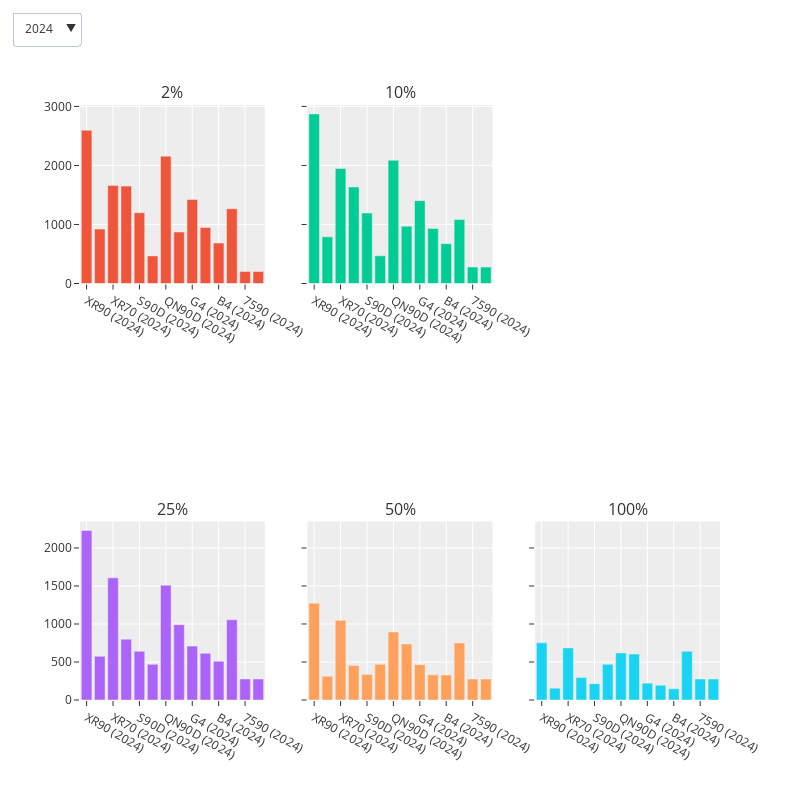
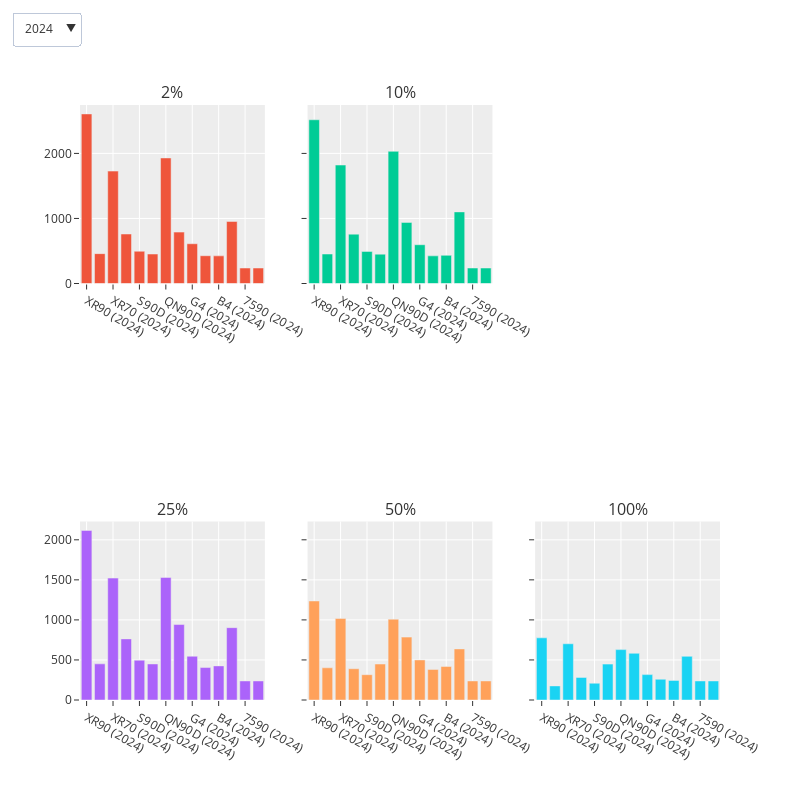
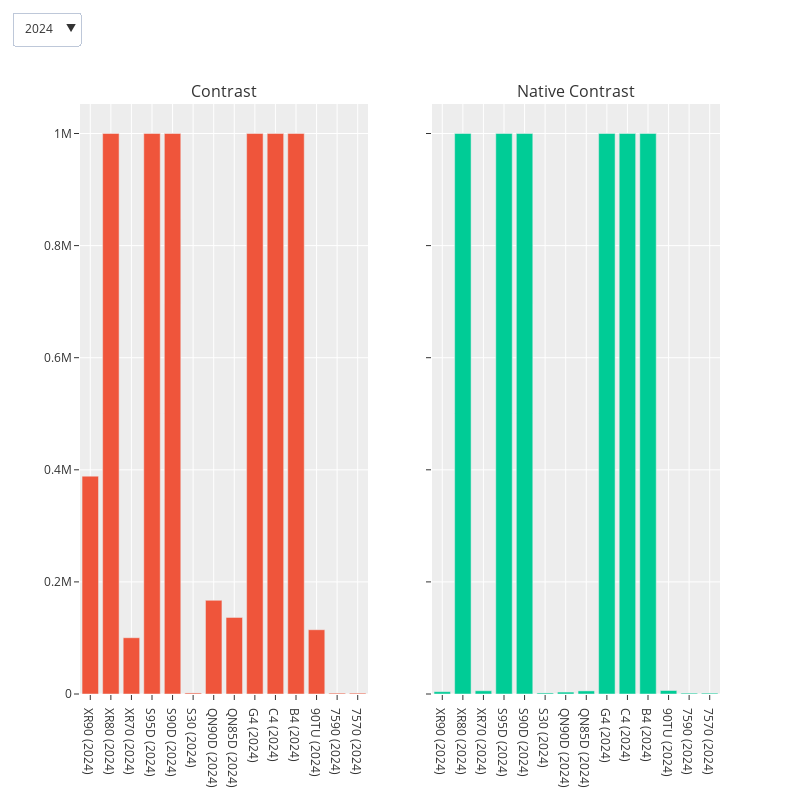
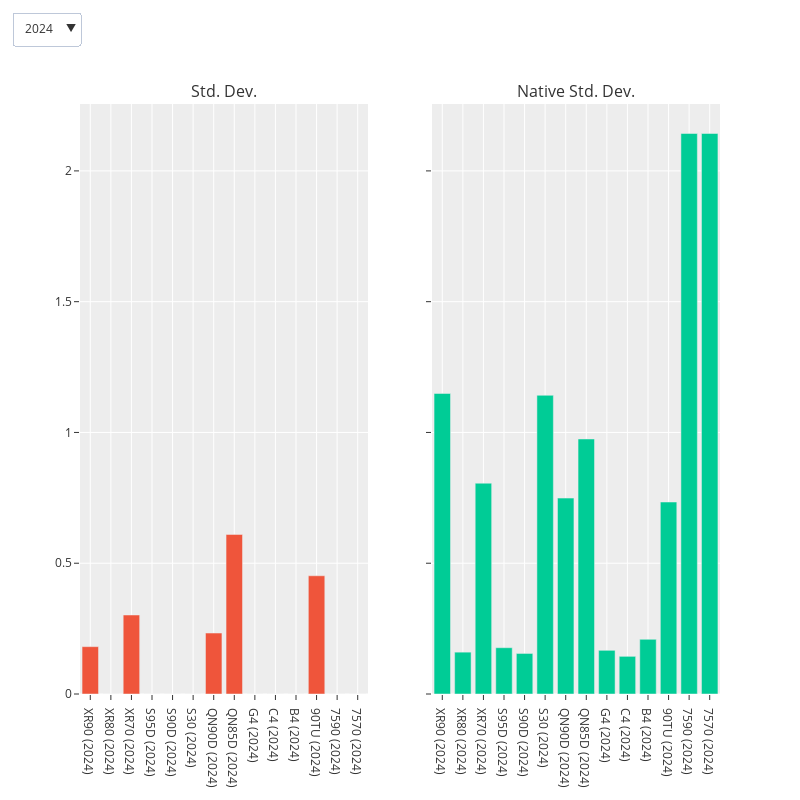

Notebook code cell kept with these figures, in order:
### Code cell
for subcategory in subcategories:
    print(subcategory)
    print("-"*100)
    rvisualizer.plot_facet_bar(subcategory)

### Figure 1 — Plotly figure (JSON) as saved in the notebook; plotly's stock layout.template omitted (floating-point values rounded to 4 significant figures)
{"data": [{"hovertemplate": "%{y}, %{x}<extra></extra>", "marker": {"color": "#EF553B"}, "name": "2% (2024)", "type": "bar", "visible": true, "x": ["XR90 (2024)", "XR80 (2024)", "XR70 (2024)", "S95D (2024)", "S90D (2024)", "S30 (2024)", "QN90D (2024)", "QN85D (2024)", "G4 (2024)", "C4 (2024)", "B4 (2024)", "90TU (2024)", "7590 (2024)", "7570 (2024)"], "xaxis": "x", "y": [2597, 923, 1662, 1650, 1199, 468, 2158, 872, 1423, 950, 685, 1267, 203, 203], "yaxis": "y"}, {"hovertemplate": "%{y}, %{x}<extra></extra>", "marker": {"color": "#EF553B"}, "name": "2% (2023)", "type": "bar", "visible": false, "x": ["X95L (2023)", "X93L (2023)", "X90L (2023)", "X77L (2023)", "S95C (2023)", "S90C (2023)", "QN95C (2023)", "QN90C (2023)", "G3 (2023)", "C3 (2023)", "B3 (2023)", "A95L (2023)", "A80L (2023)", "A75L (2023)"], "xaxis": "x", "y": [1478, 1077, 1141, 344, 1229, 1034, 1667, 1920, 1442, 801, 596, 1440, 686, 685], "yaxis": "y"}, {"hovertemplate": "%{y}, %{x}<extra></extra>", "marker": {"color": "#EF553B"}, "name": "2% (2022)", "type": "bar", "visible": false, "x": ["X95K (2022)", "X90K (2022)", "X85K (2022)", "X80K (2022)", "A90K (2022)", "85UQ (2022)"], "xaxis": "x", "y": [1232, 784, 539, 353, 618, 501], "yaxis": "y"}, {"hovertemplate": "%{y}, %{x}<extra></extra>", "marker": {"color": "#00CC96"}, "name": "10% (2024)", "type": "bar", "visible": true, "x": ["XR90 (2024)", "XR80 (2024)", "XR70 (2024)", "S95D (2024)", "S90D (2024)", "S30 (2024)", "QN90D (2024)", "QN85D (2024)", "G4 (2024)", "C4 (2024)", "B4 (2024)", "90TU (2024)", "7590 (2024)", "7570 (2024)"], "xaxis": "x2", "y": [2873, 790, 1949, 1635, 1193, 469, 2087, 970, 1404, 932, 675, 1084, 278, 278], "yaxis": "y2"}, {"hovertemplate": "%{y}, %{x}<extra></extra>", "marker": {"color": "#00CC96"}, "name": "10% (2023)", "type": "bar", "visible": false, "x": ["X95L (2023)", "X93L (2023)", "X90L (2023)", "X77L (2023)", "S95C (2023)", "S90C (2023)", "QN95C (2023)", "QN90C (2023)", "G3 (2023)", "C3 (2023)", "B3 (2023)", "A95L (2023)", "A80L (2023)", "A75L (2023)"], "xaxis": "x2", "y": [1717, 1371, 1254, 345, 1213, 1027, 1764, 1994, 1410, 815, 585, 1146, 654, 638], "yaxis": "y2"}, {"hovertemplate": "%{y}, %{x}<extra></extra>", "marker": {"color": "#00CC96"}, "name": "10% (2022)", "type": "bar", "visible": false, "x": ["X95K (2022)", "X90K (2022)", "X85K (2022)", "X80K (2022)", "A90K (2022)", "85UQ (2022)"], "xaxis": "x2", "y": [1423, 754, 538, 353, 539, 935], "yaxis": "y2"}, {"hovertemplate": "%{y}, %{x}<extra></extra>", "marker": {"color": "#AB63FA"}, "name": "25% (2024)", "type": "bar", "visible": true, "x": ["XR90 (2024)", "XR80 (2024)", "XR70 (2024)", "S95D (2024)", "S90D (2024)", "S30 (2024)", "QN90D (2024)", "QN85D (2024)", "G4 (2024)", "C4 (2024)", "B4 (2024)", "90TU (2024)", "7590 (2024)", "7570 (2024)"], "xaxis": "x4", "y": [2231, 574, 1607, 800, 640, 469, 1510, 991, 709, 614, 509, 1055, 277, 277], "yaxis": "y4"}, {"hovertemplate": "%{y}, %{x}<extra></extra>", "marker": {"color": "#AB63FA"}, "name": "25% (2023)", "type": "bar", "visible": false, "x": ["X95L (2023)", "X93L (2023)", "X90L (2023)", "X77L (2023)", "S95C (2023)", "S90C (2023)", "QN95C (2023)", "QN90C (2023)", "G3 (2023)", "C3 (2023)", "B3 (2023)", "A95L (2023)", "A80L (2023)", "A75L (2023)"], "xaxis": "x4", "y": [1784, 1426, 952, 345, 536, 586, 1664, 1530, 687, 522, 385, 562, 519, 503], "yaxis": "y4"}, {"hovertemplate": "%{y}, %{x}<extra></extra>", "marker": {"color": "#AB63FA"}, "name": "25% (2022)", "type": "bar", "visible": false, "x": ["X95K (2022)", "X90K (2022)", "X85K (2022)", "X80K (2022)", "A90K (2022)", "85UQ (2022)"], "xaxis": "x4", "y": [1455, 673, 538, 353, 429, 828], "yaxis": "y4"}, {"hovertemplate": "%{y}, %{x}<extra></extra>", "marker": {"color": "#FFA15A"}, "name": "50% (2024)", "type": "bar", "visible": true, "x": ["XR90 (2024)", "XR80 (2024)", "XR70 (2024)", "S95D (2024)", "S90D (2024)", "S30 (2024)", "QN90D (2024)", "QN85D (2024)", "G4 (2024)", "C4 (2024)", "B4 (2024)", "90TU (2024)", "7590 (2024)", "7570 (2024)"], "xaxis": "x5", "y": [1274, 312, 1048, 453, 334, 469, 894, 737, 464, 331, 328, 750, 276, 276], "yaxis": "y5"}, {"hovertemplate": "%{y}, %{x}<extra></extra>", "marker": {"color": "#FFA15A"}, "name": "50% (2023)", "type": "bar", "visible": false, "x": ["X95L (2023)", "X93L (2023)", "X90L (2023)", "X77L (2023)", "S95C (2023)", "S90C (2023)", "QN95C (2023)", "QN90C (2023)", "G3 (2023)", "C3 (2023)", "B3 (2023)", "A95L (2023)", "A80L (2023)", "A75L (2023)"], "xaxis": "x5", "y": [1090, 933, 765, 346, 280, 330, 972, 927, 448, 311, 252, 324, 310, 300], "yaxis": "y5"}, {"hovertemplate": "%{y}, %{x}<extra></extra>", "marker": {"color": "#FFA15A"}, "name": "50% (2022)", "type": "bar", "visible": false, "x": ["X95K (2022)", "X90K (2022)", "X85K (2022)", "X80K (2022)", "A90K (2022)", "85UQ (2022)"], "xaxis": "x5", "y": [940, 510, 537, 354, 236, 564], "yaxis": "y5"}, {"hovertemplate": "%{y}, %{x}<extra></extra>", "marker": {"color": "#19D3F3"}, "name": "100% (2024)", "type": "bar", "visible": true, "x": ["XR90 (2024)", "XR80 (2024)", "XR70 (2024)", "S95D (2024)", "S90D (2024)", "S30 (2024)", "QN90D (2024)", "QN85D (2024)", "G4 (2024)", "C4 (2024)", "B4 (2024)", "90TU (2024)", "7590 (2024)", "7570 (2024)"], "xaxis": "x6", "y": [752, 156, 685, 295, 214, 469, 619, 604, 222, 194, 147, 640, 276, 276], "yaxis": "y6"}, {"hovertemplate": "%{y}, %{x}<extra></extra>", "marker": {"color": "#19D3F3"}, "name": "100% (2023)", "type": "bar", "visible": false, "x": ["X95L (2023)", "X93L (2023)", "X90L (2023)", "X77L (2023)", "S95C (2023)", "S90C (2023)", "QN95C (2023)", "QN90C (2023)", "G3 (2023)", "C3 (2023)", "B3 (2023)", "A95L (2023)", "A80L (2023)", "A75L (2023)"], "xaxis": "x6", "y": [735, 667, 715, 346, 234, 209, 590, 687, 227, 153, 138, 221, 169, 149], "yaxis": "y6"}, {"hovertemplate": "%{y}, %{x}<extra></extra>", "marker": {"color": "#19D3F3"}, "name": "100% (2022)", "type": "bar", "visible": false, "x": ["X95K (2022)", "X90K (2022)", "X85K (2022)", "X80K (2022)", "A90K (2022)", "85UQ (2022)"], "xaxis": "x6", "y": [707, 511, 536, 354, 117, 462], "yaxis": "y6"}], "layout": {"annotations": [{"font": {"size": 16}, "showarrow": false, "text": "2%", "x": 0.1444, "xanchor": "center", "xref": "paper", "y": 1, "yanchor": "bottom", "yref": "paper"}, {"font": {"size": 16}, "showarrow": false, "text": "10%", "x": 0.5, "xanchor": "center", "xref": "paper", "y": 1, "yanchor": "bottom", "yref": "paper"}, {"font": {"size": 16}, "showarrow": false, "text": "25%", "x": 0.1444, "xanchor": "center", "xref": "paper", "y": 0.3, "yanchor": "bottom", "yref": "paper"}, {"font": {"size": 16}, "showarrow": false, "text": "50%", "x": 0.5, "xanchor": "center", "xref": "paper", "y": 0.3, "yanchor": "bottom", "yref": "paper"}, {"font": {"size": 16}, "showarrow": false, "text": "100%", "x": 0.8556, "xanchor": "center", "xref": "paper", "y": 0.3, "yanchor": "bottom", "yref": "paper"}], "height": 800, "margin": {"b": 100}, "showlegend": false, "updatemenus": [{"buttons": [{"args": [{"visible": [true, false, false, true, false, false, true, false, false, true, false, false, true, false, false]}], "label": "2024", "method": "update"}, {"args": [{"visible": [false, true, false, false, true, false, false, true, false, false, true, false, false, true, false]}], "label": "2023", "method": "update"}, {"args": [{"visible": [false, false, true, false, false, true, false, false, true, false, false, true, false, false, true]}], "label": "2022", "method": "update"}, {"args": [{"visible": [true, true, true, true, true, true, true, true, true, true, true, true, true, true, true]}], "label": "All", "method": "update"}], "direction": "down", "showactive": true, "x": 0, "y": 1.1, "yanchor": "bottom"}], "width": 800, "xaxis": {"anchor": "y", "autorange": true, "domain": [0, 0.2889], "range": [-0.5, 13.5], "type": "category"}, "xaxis2": {"anchor": "y2", "autorange": true, "domain": [0.3556, 0.6444], "range": [-0.5, 13.5], "type": "category"}, "xaxis3": {"anchor": "y3", "domain": [0.7111, 1]}, "xaxis4": {"anchor": "y4", "autorange": true, "domain": [0, 0.2889], "range": [-0.5, 13.5], "type": "category"}, "xaxis5": {"anchor": "y5", "autorange": true, "domain": [0.3556, 0.6444], "range": [-0.5, 13.5], "type": "category"}, "xaxis6": {"anchor": "y6", "autorange": true, "domain": [0.7111, 1], "range": [-0.5, 13.5], "type": "category"}, "yaxis": {"anchor": "x", "autorange": true, "domain": [0.7, 1], "range": [0, 3024.0], "type": "linear"}, "yaxis2": {"anchor": "x2", "autorange": true, "domain": [0.7, 1], "matches": "y", "range": [0, 3024.0], "showticklabels": false, "type": "linear"}, "yaxis3": {"anchor": "x3", "domain": [0.7, 1], "matches": "y", "showticklabels": false}, "yaxis4": {"anchor": "x4", "autorange": true, "domain": [0, 0.3], "range": [0, 2348.0], "type": "linear"}, "yaxis5": {"anchor": "x5", "autorange": true, "domain": [0, 0.3], "matches": "y4", "range": [0, 2348.0], "showticklabels": false, "type": "linear"}, "yaxis6": {"anchor": "x6", "autorange": true, "domain": [0, 0.3], "matches": "y4", "range": [0, 2348.0], "showticklabels": false, "type": "linear"}}}

### Figure 2 — Plotly figure (JSON) as saved in the notebook; plotly's stock layout.template omitted (floating-point values rounded to 4 significant figures)
{"data": [{"hovertemplate": "%{y}, %{x}<extra></extra>", "marker": {"color": "#EF553B"}, "name": "2% (2024)", "type": "bar", "visible": true, "x": ["XR90 (2024)", "XR80 (2024)", "XR70 (2024)", "S95D (2024)", "S90D (2024)", "S30 (2024)", "QN90D (2024)", "QN85D (2024)", "G4 (2024)", "C4 (2024)", "B4 (2024)", "90TU (2024)", "7590 (2024)", "7570 (2024)"], "xaxis": "x", "y": [2607, 459, 1728, 761, 496, 453, 1930, 790, 611, 427, 425, 954, 238, 238], "yaxis": "y"}, {"hovertemplate": "%{y}, %{x}<extra></extra>", "marker": {"color": "#EF553B"}, "name": "2% (2023)", "type": "bar", "visible": false, "x": ["X95L (2023)", "X93L (2023)", "X90L (2023)", "X77L (2023)", "S95C (2023)", "S90C (2023)", "QN95C (2023)", "QN90C (2023)", "G3 (2023)", "C3 (2023)", "B3 (2023)", "A95L (2023)", "A80L (2023)", "A75L (2023)"], "xaxis": "x", "y": [1510, 1235, 1129, 339, 632, 497, 1643, 1744, 607, 409, 396, 510, 384, 390], "yaxis": "y"}, {"hovertemplate": "%{y}, %{x}<extra></extra>", "marker": {"color": "#EF553B"}, "name": "2% (2022)", "type": "bar", "visible": false, "x": ["X95K (2022)", "X90K (2022)", "X85K (2022)", "X80K (2022)", "A90K (2022)", "85UQ (2022)"], "xaxis": "x", "y": [1165, 828, 514, 354, 359, 474], "yaxis": "y"}, {"hovertemplate": "%{y}, %{x}<extra></extra>", "marker": {"color": "#00CC96"}, "name": "10% (2024)", "type": "bar", "visible": true, "x": ["XR90 (2024)", "XR80 (2024)", "XR70 (2024)", "S95D (2024)", "S90D (2024)", "S30 (2024)", "QN90D (2024)", "QN85D (2024)", "G4 (2024)", "C4 (2024)", "B4 (2024)", "90TU (2024)", "7590 (2024)", "7570 (2024)"], "xaxis": "x2", "y": [2517, 453, 1821, 759, 493, 451, 2032, 939, 596, 425, 433, 1101, 238, 238], "yaxis": "y2"}, {"hovertemplate": "%{y}, %{x}<extra></extra>", "marker": {"color": "#00CC96"}, "name": "10% (2023)", "type": "bar", "visible": false, "x": ["X95L (2023)", "X93L (2023)", "X90L (2023)", "X77L (2023)", "S95C (2023)", "S90C (2023)", "QN95C (2023)", "QN90C (2023)", "G3 (2023)", "C3 (2023)", "B3 (2023)", "A95L (2023)", "A80L (2023)", "A75L (2023)"], "xaxis": "x2", "y": [1600, 1288, 1261, 339, 632, 494, 1697, 1783, 612, 412, 390, 507, 383, 389], "yaxis": "y2"}, {"hovertemplate": "%{y}, %{x}<extra></extra>", "marker": {"color": "#00CC96"}, "name": "10% (2022)", "type": "bar", "visible": false, "x": ["X95K (2022)", "X90K (2022)", "X85K (2022)", "X80K (2022)", "A90K (2022)", "85UQ (2022)"], "xaxis": "x2", "y": [1223, 929, 514, 354, 358, 821], "yaxis": "y2"}, {"hovertemplate": "%{y}, %{x}<extra></extra>", "marker": {"color": "#AB63FA"}, "name": "25% (2024)", "type": "bar", "visible": true, "x": ["XR90 (2024)", "XR80 (2024)", "XR70 (2024)", "S95D (2024)", "S90D (2024)", "S30 (2024)", "QN90D (2024)", "QN85D (2024)", "G4 (2024)", "C4 (2024)", "B4 (2024)", "90TU (2024)", "7590 (2024)", "7570 (2024)"], "xaxis": "x4", "y": [2117, 451, 1522, 763, 497, 450, 1530, 942, 546, 405, 426, 903, 238, 238], "yaxis": "y4"}, {"hovertemplate": "%{y}, %{x}<extra></extra>", "marker": {"color": "#AB63FA"}, "name": "25% (2023)", "type": "bar", "visible": false, "x": ["X95L (2023)", "X93L (2023)", "X90L (2023)", "X77L (2023)", "S95C (2023)", "S90C (2023)", "QN95C (2023)", "QN90C (2023)", "G3 (2023)", "C3 (2023)", "B3 (2023)", "A95L (2023)", "A80L (2023)", "A75L (2023)"], "xaxis": "x4", "y": [1644, 1275, 905, 339, 634, 499, 1676, 1439, 542, 396, 355, 506, 382, 389], "yaxis": "y4"}, {"hovertemplate": "%{y}, %{x}<extra></extra>", "marker": {"color": "#AB63FA"}, "name": "25% (2022)", "type": "bar", "visible": false, "x": ["X95K (2022)", "X90K (2022)", "X85K (2022)", "X80K (2022)", "A90K (2022)", "85UQ (2022)"], "xaxis": "x4", "y": [1217, 794, 514, 354, 357, 748], "yaxis": "y4"}, {"hovertemplate": "%{y}, %{x}<extra></extra>", "marker": {"color": "#FFA15A"}, "name": "50% (2024)", "type": "bar", "visible": true, "x": ["XR90 (2024)", "XR80 (2024)", "XR70 (2024)", "S95D (2024)", "S90D (2024)", "S30 (2024)", "QN90D (2024)", "QN85D (2024)", "G4 (2024)", "C4 (2024)", "B4 (2024)", "90TU (2024)", "7590 (2024)", "7570 (2024)"], "xaxis": "x5", "y": [1236, 402, 1017, 390, 316, 449, 1009, 785, 500, 382, 418, 638, 238, 238], "yaxis": "y5"}, {"hovertemplate": "%{y}, %{x}<extra></extra>", "marker": {"color": "#FFA15A"}, "name": "50% (2023)", "type": "bar", "visible": false, "x": ["X95L (2023)", "X93L (2023)", "X90L (2023)", "X77L (2023)", "S95C (2023)", "S90C (2023)", "QN95C (2023)", "QN90C (2023)", "G3 (2023)", "C3 (2023)", "B3 (2023)", "A95L (2023)", "A80L (2023)", "A75L (2023)"], "xaxis": "x5", "y": [1098, 909, 728, 339, 312, 318, 1047, 948, 501, 379, 312, 370, 312, 335], "yaxis": "y5"}, {"hovertemplate": "%{y}, %{x}<extra></extra>", "marker": {"color": "#FFA15A"}, "name": "50% (2022)", "type": "bar", "visible": false, "x": ["X95K (2022)", "X90K (2022)", "X85K (2022)", "X80K (2022)", "A90K (2022)", "85UQ (2022)"], "xaxis": "x5", "y": [881, 574, 514, 354, 217, 503], "yaxis": "y5"}, {"hovertemplate": "%{y}, %{x}<extra></extra>", "marker": {"color": "#19D3F3"}, "name": "100% (2024)", "type": "bar", "visible": true, "x": ["XR90 (2024)", "XR80 (2024)", "XR70 (2024)", "S95D (2024)", "S90D (2024)", "S30 (2024)", "QN90D (2024)", "QN85D (2024)", "G4 (2024)", "C4 (2024)", "B4 (2024)", "90TU (2024)", "7590 (2024)", "7570 (2024)"], "xaxis": "x6", "y": [776, 176, 702, 282, 209, 448, 629, 583, 317, 259, 244, 545, 238, 238], "yaxis": "y6"}, {"hovertemplate": "%{y}, %{x}<extra></extra>", "marker": {"color": "#19D3F3"}, "name": "100% (2023)", "type": "bar", "visible": false, "x": ["X95L (2023)", "X93L (2023)", "X90L (2023)", "X77L (2023)", "S95C (2023)", "S90C (2023)", "QN95C (2023)", "QN90C (2023)", "G3 (2023)", "C3 (2023)", "B3 (2023)", "A95L (2023)", "A80L (2023)", "A75L (2023)"], "xaxis": "x6", "y": [760, 658, 720, 338, 248, 207, 572, 659, 306, 216, 162, 232, 156, 161], "yaxis": "y6"}, {"hovertemplate": "%{y}, %{x}<extra></extra>", "marker": {"color": "#19D3F3"}, "name": "100% (2022)", "type": "bar", "visible": false, "x": ["X95K (2022)", "X90K (2022)", "X85K (2022)", "X80K (2022)", "A90K (2022)", "85UQ (2022)"], "xaxis": "x6", "y": [639, 586, 514, 354, 122, 405], "yaxis": "y6"}], "layout": {"annotations": [{"font": {"size": 16}, "showarrow": false, "text": "2%", "x": 0.1444, "xanchor": "center", "xref": "paper", "y": 1, "yanchor": "bottom", "yref": "paper"}, {"font": {"size": 16}, "showarrow": false, "text": "10%", "x": 0.5, "xanchor": "center", "xref": "paper", "y": 1, "yanchor": "bottom", "yref": "paper"}, {"font": {"size": 16}, "showarrow": false, "text": "25%", "x": 0.1444, "xanchor": "center", "xref": "paper", "y": 0.3, "yanchor": "bottom", "yref": "paper"}, {"font": {"size": 16}, "showarrow": false, "text": "50%", "x": 0.5, "xanchor": "center", "xref": "paper", "y": 0.3, "yanchor": "bottom", "yref": "paper"}, {"font": {"size": 16}, "showarrow": false, "text": "100%", "x": 0.8556, "xanchor": "center", "xref": "paper", "y": 0.3, "yanchor": "bottom", "yref": "paper"}], "height": 800, "margin": {"b": 100}, "showlegend": false, "updatemenus": [{"buttons": [{"args": [{"visible": [true, false, false, true, false, false, true, false, false, true, false, false, true, false, false]}], "label": "2024", "method": "update"}, {"args": [{"visible": [false, true, false, false, true, false, false, true, false, false, true, false, false, true, false]}], "label": "2023", "method": "update"}, {"args": [{"visible": [false, false, true, false, false, true, false, false, true, false, false, true, false, false, true]}], "label": "2022", "method": "update"}, {"args": [{"visible": [true, true, true, true, true, true, true, true, true, true, true, true, true, true, true]}], "label": "All", "method": "update"}], "direction": "down", "showactive": true, "x": 0, "y": 1.1, "yanchor": "bottom"}], "width": 800, "xaxis": {"anchor": "y", "autorange": true, "domain": [0, 0.2889], "range": [-0.5, 13.5], "type": "category"}, "xaxis2": {"anchor": "y2", "autorange": true, "domain": [0.3556, 0.6444], "range": [-0.5, 13.5], "type": "category"}, "xaxis3": {"anchor": "y3", "domain": [0.7111, 1]}, "xaxis4": {"anchor": "y4", "autorange": true, "domain": [0, 0.2889], "range": [-0.5, 13.5], "type": "category"}, "xaxis5": {"anchor": "y5", "autorange": true, "domain": [0.3556, 0.6444], "range": [-0.5, 13.5], "type": "category"}, "xaxis6": {"anchor": "y6", "autorange": true, "domain": [0.7111, 1], "range": [-0.5, 13.5], "type": "category"}, "yaxis": {"anchor": "x", "autorange": true, "domain": [0.7, 1], "range": [0, 2744.0], "type": "linear"}, "yaxis2": {"anchor": "x2", "autorange": true, "domain": [0.7, 1], "matches": "y", "range": [0, 2744.0], "showticklabels": false, "type": "linear"}, "yaxis3": {"anchor": "x3", "domain": [0.7, 1], "matches": "y", "showticklabels": false}, "yaxis4": {"anchor": "x4", "autorange": true, "domain": [0, 0.3], "range": [0, 2228.0], "type": "linear"}, "yaxis5": {"anchor": "x5", "autorange": true, "domain": [0, 0.3], "matches": "y4", "range": [0, 2228.0], "showticklabels": false, "type": "linear"}, "yaxis6": {"anchor": "x6", "autorange": true, "domain": [0, 0.3], "matches": "y4", "range": [0, 2228.0], "showticklabels": false, "type": "linear"}}}

### Figure 3 — Plotly figure (JSON) as saved in the notebook; plotly's stock layout.template omitted (floating-point values rounded to 4 significant figures)
{"data": [{"hovertemplate": "%{y}, %{x}<extra></extra>", "marker": {"color": "#EF553B"}, "name": "Contrast (2024)", "type": "bar", "visible": true, "x": ["XR90 (2024)", "XR80 (2024)", "XR70 (2024)", "S95D (2024)", "S90D (2024)", "S30 (2024)", "QN90D (2024)", "QN85D (2024)", "G4 (2024)", "C4 (2024)", "B4 (2024)", "90TU (2024)", "7590 (2024)", "7570 (2024)"], "xaxis": "x", "y": [388667, 1000000, 100400, 1000000, 1000000, 1864, 167120, 136667, 1000000, 1000000, 1000000, 114686, 1563, 1563], "yaxis": "y"}, {"hovertemplate": "%{y}, %{x}<extra></extra>", "marker": {"color": "#EF553B"}, "name": "Contrast (2023)", "type": "bar", "visible": false, "x": ["X95L (2023)", "X93L (2023)", "X90L (2023)", "X77L (2023)", "S95C (2023)", "S90C (2023)", "QN95C (2023)", "QN90C (2023)", "G3 (2023)", "C3 (2023)", "B3 (2023)", "A95L (2023)", "A80L (2023)", "A75L (2023)"], "xaxis": "x", "y": [202000, 73818, 42222, 1507, 1000000, 1000000, 201000, 83200, 1000000, 1000000, 1000000, 1000000, 1000000, 1000000], "yaxis": "y"}, {"hovertemplate": "%{y}, %{x}<extra></extra>", "marker": {"color": "#EF553B"}, "name": "Contrast (2022)", "type": "bar", "visible": false, "x": ["X95K (2022)", "X90K (2022)", "X85K (2022)", "X80K (2022)", "A90K (2022)", "85UQ (2022)"], "xaxis": "x", "y": [101000, 34557, 7458, 1173, 1000000, 53520], "yaxis": "y"}, {"hovertemplate": "%{y}, %{x}<extra></extra>", "marker": {"color": "#00CC96"}, "name": "Native Contrast (2024)", "type": "bar", "visible": true, "x": ["XR90 (2024)", "XR80 (2024)", "XR70 (2024)", "S95D (2024)", "S90D (2024)", "S30 (2024)", "QN90D (2024)", "QN85D (2024)", "G4 (2024)", "C4 (2024)", "B4 (2024)", "90TU (2024)", "7590 (2024)", "7570 (2024)"], "xaxis": "x2", "y": [4137, 1000000, 5755, 1000000, 1000000, 1864, 3404, 5537, 1000000, 1000000, 1000000, 6242, 1563, 1563], "yaxis": "y2"}, {"hovertemplate": "%{y}, %{x}<extra></extra>", "marker": {"color": "#00CC96"}, "name": "Native Contrast (2023)", "type": "bar", "visible": false, "x": ["X95L (2023)", "X93L (2023)", "X90L (2023)", "X77L (2023)", "S95C (2023)", "S90C (2023)", "QN95C (2023)", "QN90C (2023)", "G3 (2023)", "C3 (2023)", "B3 (2023)", "A95L (2023)", "A80L (2023)", "A75L (2023)"], "xaxis": "x2", "y": [4994, 2159, 4751, 1507, 1000000, 1000000, 2649, 1674, 1000000, 1000000, 1000000, 1000000, 1000000, 1000000], "yaxis": "y2"}, {"hovertemplate": "%{y}, %{x}<extra></extra>", "marker": {"color": "#00CC96"}, "name": "Native Contrast (2022)", "type": "bar", "visible": false, "x": ["X95K (2022)", "X90K (2022)", "X85K (2022)", "X80K (2022)", "A90K (2022)", "85UQ (2022)"], "xaxis": "x2", "y": [2065, 7511, 7458, 1173, 1000000, 1304], "yaxis": "y2"}], "layout": {"annotations": [{"font": {"size": 16}, "showarrow": false, "text": "Contrast", "x": 0.225, "xanchor": "center", "xref": "paper", "y": 1, "yanchor": "bottom", "yref": "paper"}, {"font": {"size": 16}, "showarrow": false, "text": "Native Contrast", "x": 0.775, "xanchor": "center", "xref": "paper", "y": 1, "yanchor": "bottom", "yref": "paper"}], "height": 800, "margin": {"b": 100}, "showlegend": false, "updatemenus": [{"buttons": [{"args": [{"visible": [true, false, false, true, false, false]}], "label": "2024", "method": "update"}, {"args": [{"visible": [false, true, false, false, true, false]}], "label": "2023", "method": "update"}, {"args": [{"visible": [false, false, true, false, false, true]}], "label": "2022", "method": "update"}, {"args": [{"visible": [true, true, true, true, true, true]}], "label": "All", "method": "update"}], "direction": "down", "showactive": true, "x": 0, "y": 1.1, "yanchor": "bottom"}], "width": 800, "xaxis": {"anchor": "y", "autorange": true, "domain": [0, 0.45], "range": [-0.5, 13.5], "type": "category"}, "xaxis2": {"anchor": "y2", "autorange": true, "domain": [0.55, 1], "range": [-0.5, 13.5], "type": "category"}, "yaxis": {"anchor": "x", "autorange": true, "domain": [0, 1], "range": [0, 1053000.0], "type": "linear"}, "yaxis2": {"anchor": "x2", "autorange": true, "domain": [0, 1], "matches": "y", "range": [0, 1053000.0], "showticklabels": false, "type": "linear"}}}

### Figure 4 — Plotly figure (JSON) as saved in the notebook; plotly's stock layout.template omitted (floating-point values rounded to 4 significant figures)
{"data": [{"hovertemplate": "%{y}, %{x}<extra></extra>", "marker": {"color": "#EF553B"}, "name": "Std. Dev. (2024)", "type": "bar", "visible": true, "x": ["XR90 (2024)", "XR80 (2024)", "XR70 (2024)", "S95D (2024)", "S90D (2024)", "S30 (2024)", "QN90D (2024)", "QN85D (2024)", "G4 (2024)", "C4 (2024)", "B4 (2024)", "90TU (2024)", "7590 (2024)", "7570 (2024)"], "xaxis": "x", "y": [0.181, 0, 0.302, 0, 0, 0, 0.233, 0.61, 0, 0, 0, 0.452, 0, 0], "yaxis": "y"}, {"hovertemplate": "%{y}, %{x}<extra></extra>", "marker": {"color": "#EF553B"}, "name": "Std. Dev. (2023)", "type": "bar", "visible": false, "x": ["X95L (2023)", "X93L (2023)", "X90L (2023)", "X77L (2023)", "S95C (2023)", "S90C (2023)", "QN95C (2023)", "QN90C (2023)", "G3 (2023)", "C3 (2023)", "B3 (2023)", "A95L (2023)", "A80L (2023)", "A75L (2023)"], "xaxis": "x", "y": [0.211, 0.743, 1.391, 0, 0, 0, 0.244, 0.199, 0, 0, 0, 0, 0, 0], "yaxis": "y"}, {"hovertemplate": "%{y}, %{x}<extra></extra>", "marker": {"color": "#EF553B"}, "name": "Std. Dev. (2022)", "type": "bar", "visible": false, "x": ["X95K (2022)", "X90K (2022)", "X85K (2022)", "X80K (2022)", "A90K (2022)", "85UQ (2022)"], "xaxis": "x", "y": [1.109, 1.068, 0, 0, 0, 1.795], "yaxis": "y"}, {"hovertemplate": "%{y}, %{x}<extra></extra>", "marker": {"color": "#00CC96"}, "name": "Native Std. Dev. (2024)", "type": "bar", "visible": true, "x": ["XR90 (2024)", "XR80 (2024)", "XR70 (2024)", "S95D (2024)", "S90D (2024)", "S30 (2024)", "QN90D (2024)", "QN85D (2024)", "G4 (2024)", "C4 (2024)", "B4 (2024)", "90TU (2024)", "7590 (2024)", "7570 (2024)"], "xaxis": "x2", "y": [1.149, 0.16, 0.806, 0.177, 0.155, 1.142, 0.749, 0.975, 0.167, 0.144, 0.209, 0.734, 2.143, 2.143], "yaxis": "y2"}, {"hovertemplate": "%{y}, %{x}<extra></extra>", "marker": {"color": "#00CC96"}, "name": "Native Std. Dev. (2023)", "type": "bar", "visible": false, "x": ["X95L (2023)", "X93L (2023)", "X90L (2023)", "X77L (2023)", "S95C (2023)", "S90C (2023)", "QN95C (2023)", "QN90C (2023)", "G3 (2023)", "C3 (2023)", "B3 (2023)", "A95L (2023)", "A80L (2023)", "A75L (2023)"], "xaxis": "x2", "y": [0.75, 1.193, 0.946, 1.507, 0.168, 0.28, 1.251, 3.329, 0.133, 0.093, 0.074, 0.21, 0.203, 0.128], "yaxis": "y2"}, {"hovertemplate": "%{y}, %{x}<extra></extra>", "marker": {"color": "#00CC96"}, "name": "Native Std. Dev. (2022)", "type": "bar", "visible": false, "x": ["X95K (2022)", "X90K (2022)", "X85K (2022)", "X80K (2022)", "A90K (2022)", "85UQ (2022)"], "xaxis": "x2", "y": [1.146, 1.196, 0.788, 2.315, 0.286, 1.675], "yaxis": "y2"}], "layout": {"annotations": [{"font": {"size": 16}, "showarrow": false, "text": "Std. Dev.", "x": 0.225, "xanchor": "center", "xref": "paper", "y": 1, "yanchor": "bottom", "yref": "paper"}, {"font": {"size": 16}, "showarrow": false, "text": "Native Std. Dev.", "x": 0.775, "xanchor": "center", "xref": "paper", "y": 1, "yanchor": "bottom", "yref": "paper"}], "height": 800, "margin": {"b": 100}, "showlegend": false, "updatemenus": [{"buttons": [{"args": [{"visible": [true, false, false, true, false, false]}], "label": "2024", "method": "update"}, {"args": [{"visible": [false, true, false, false, true, false]}], "label": "2023", "method": "update"}, {"args": [{"visible": [false, false, true, false, false, true]}], "label": "2022", "method": "update"}, {"args": [{"visible": [true, true, true, true, true, true]}], "label": "All", "method": "update"}], "direction": "down", "showactive": true, "x": 0, "y": 1.1, "yanchor": "bottom"}], "width": 800, "xaxis": {"anchor": "y", "autorange": true, "domain": [0, 0.45], "range": [-0.5, 13.5], "type": "category"}, "xaxis2": {"anchor": "y2", "autorange": true, "domain": [0.55, 1], "range": [-0.5, 13.5], "type": "category"}, "yaxis": {"anchor": "x", "autorange": true, "domain": [0, 1], "range": [0, 2.256], "type": "linear"}, "yaxis2": {"anchor": "x2", "autorange": true, "domain": [0, 1], "matches": "y", "range": [0, 2.256], "showticklabels": false, "type": "linear"}}}
